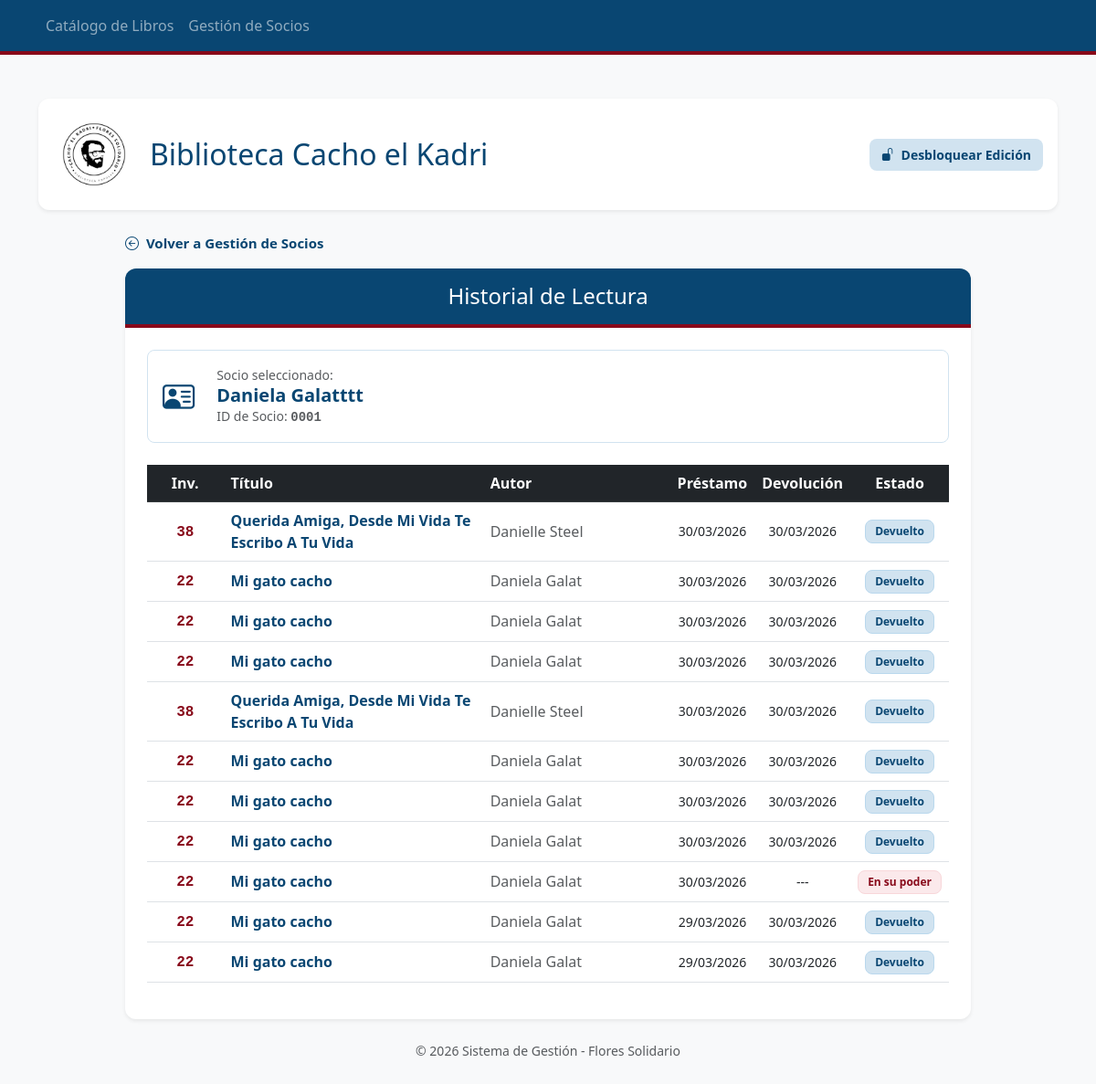
Before: /historial_socio/1 with the older database file.
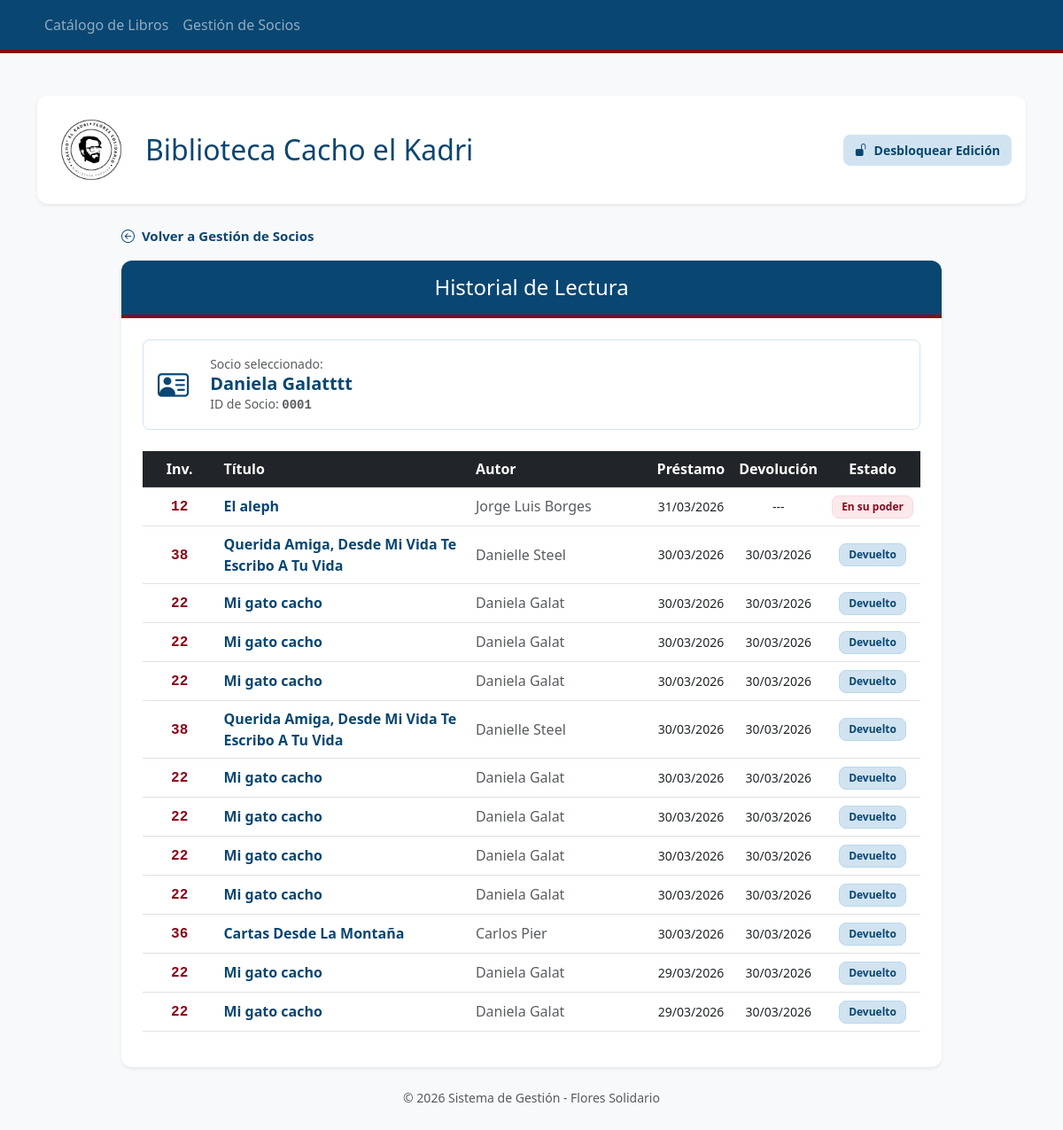
After: the same page with the newer database file.
### tables this page shows
CREATE TABLE Socios (
            id_socio INTEGER PRIMARY KEY AUTOINCREMENT,
            nombre_completo TEXT NOT NULL,
            telefono TEXT NOT NULL
        );

CREATE TABLE Prestamos (
            id_prestamo INTEGER PRIMARY KEY AUTOINCREMENT,
            id_socio INTEGER,
            nro_inventario INTEGER,
            fecha_prestamo DATE,
            fecha_devolucion DATE,
            FOREIGN KEY (id_socio) REFERENCES Socios (id_socio),
            FOREIGN KEY (nro_inventario) REFERENCES Ejemplares (nro_inventario)
        );

CREATE TABLE Obras (
            mfn INTEGER PRIMARY KEY AUTOINCREMENT,
            titulo TEXT NOT NULL,
            autor TEXT NOT NULL,
            editorial TEXT,
            anio TEXT
        );

### app.py (the view)
@app.route('/historial_socio/<int:id_socio>')
def historial_socio(id_socio):
    conexion = sqlite3.connect("biblioteca.db")
    cursor = conexion.cursor()
    cursor.execute("SELECT nombre_completo FROM Socios WHERE id_socio = ?", (id_socio,))
    nombre_socio = cursor.fetchone()[0]
    cursor.execute('''
        SELECT o.titulo, o.autor, p.fecha_prestamo, p.fecha_devolucion, p.nro_inventario
        FROM Prestamos p
        JOIN Ejemplares e ON p.nro_inventario = e.nro_inventario
        JOIN Obras o ON e.mfn_vinculado = o.mfn
        WHERE p.id_socio = ?
        ORDER BY p.fecha_prestamo DESC
    ''', (id_socio,))
    historial = cursor.fetchall()
    conexion.close()
    return render_template('historial_socio.html',
                           nombre=nombre_socio,
                           historial=historial,
                           id_s=id_socio)

### templates/historial_socio.html (shortened to what this page needs)
{% extends 'layout.html' %}
{% block content %}
<div class="row justify-content-center mb-5">
    <div class="col-lg-10">
        <div class="mb-3">
            <a href="/socios" style="color: #094672; text-decoration: none; font-weight: bold; font-size: 15px; transition: all 0.2s;">
                <i class="bi bi-arrow-left-circle me-1"></i> Volver a Gestión de Socios
            </a>
        </div>
        <div class="card shadow-sm border-0" style="border-radius: 12px; overflow: hidden;">
            <div class="card-header text-white text-center py-3" style="background-color: #094672; border-bottom: 4px solid #88091a;">
                <h4 class="mb-0 font-weight-bold">Historial de Lectura</h4>
            </div>
            <div class="card-body p-4">
                <div class="mb-4 p-3 bg-white border rounded-3" style="border-color: #d1e3f0 !important;">
                    <div class="row align-items-center">
                        <div class="col-auto">
                            <i class="bi bi-person-vcard" style="font-size: 2.2rem; color: #094672;"></i>
                        </div>
                        <div class="col">
                            <p class="mb-0 small text-muted">Socio seleccionado:</p>
                            <h5 class="mb-0" style="color: #094672; font-weight: bold;">{{ nombre }}</h5>
                            <p class="mb-0 text-muted small">ID de Socio: <span style="font-family: monospace; font-weight: bold;">{{ "%04d" | format(id_s) }}</span></p>
                        </div>
                    </div>
                </div>
                <div class="table-responsive">
                    <table class="table table-hover align-middle">
                        <thead class="table-dark" style="background-color: #094672 !important;">
                            <tr class="text-center">
                                <th style="width: 10%;">Inv.</th>
                                <th class="text-start" style="width: 35%;">Título</th>
                                <th class="text-start" style="width: 25%;">Autor</th>
                                <th>Préstamo</th>
                                <th>Devolución</th>
                                <th>Estado</th>
                            </tr>
                        </thead>
                        <tbody>
                            {% for registro in historial %}
                            <tr class="text-center">
                                <td><span style="font-family: monospace; font-weight: bold; color: #88091a;">{{ registro[4] }}</span></td>
                                <td class="text-start fw-bold" style="color: #094672;">{{ registro[0] }}</td>
                                <td class="text-start text-muted">{{ registro[1] }}</td>
                                <td class="small">{{ registro[2] }}</td>
                                <td class="small">{{ registro[3] if registro[3] else "---" }}</td>
                                <td>
                                    {% if registro[3] %}
                                        <span class="badge" style="background-color: #d1e3f0; color: #094672; border-radius: 8px; padding: 6px 10px; font-weight: bold; border: 1px solid #b9d8ed;">Devuelto</span>
                                    {% else %}
                                        <span class="badge" style="background-color: #fbe9eb; color: #88091a; border-radius: 8px; padding: 6px 10px; font-weight: bold; border: 1px solid #f8d7da;">En su poder</span>
                                    {% endif %}
                                </td>
                            </tr>
                            {% endfor %}
                        </tbody>
                    </table>
                </div>
            </div>
        </div>
        <p class="text-center mt-4 mb-2 text-muted small">
            © 2026 Sistema de Gestión - Flores Solidario
        </p>
    </div>
</div>
{% endblock %}

### templates/layout.html (shortened to what this page needs)
<!DOCTYPE html>
<html lang="es">
<head>
    <link href="https://cdn.jsdelivr.net/npm/bootstrap@5.3.0/dist/css/bootstrap.min.css" rel="stylesheet">
    <link rel="stylesheet" href="https://cdn.jsdelivr.net/npm/bootstrap-icons@1.11.3/font/bootstrap-icons.min.css">
</head>
<body class="bg-light">
    <nav class="navbar navbar-expand-lg navbar-dark bg-dark">
        <div class="container">
            <div class="collapse navbar-collapse" id="navbarNav">
                <ul class="navbar-nav">
                    <li class="nav-item">
                        <a class="nav-link" href="/">Catálogo de Libros</a>
                    </li>
                    <li class="nav-item">
                        <a class="nav-link" href="/socios">Gestión de Socios</a>
                    </li>
                </ul>
            </div>
        </div>
    </nav>
    <div class="container mt-5">
        <div class="mb-4 py-3 px-3 bg-white rounded shadow-sm border-0" style="border-radius: 12px !important;">
            <div class="row align-items-center text-center text-md-start">
                <div class="col-12 col-md d-flex flex-column flex-md-row align-items-center mb-3 mb-md-0">
                    <img src="{{ url_for('static', filename='img/logo.png') }}" alt="Logo Flores Solidario" class="me-md-3 mb-2 mb-md-0" style="height: 90px; width: auto; object-fit: contain;">
                    <h1 class="h2 m-0">Biblioteca Cacho el Kadri</h1>
                </div>
                {% block header_admin_zone %}
                <div class="col-12 col-md-auto text-center text-md-end">
                    {% if session.get('admin') %}
                        <div class="d-flex flex-column flex-md-row align-items-center justify-content-center justify-content-md-end">
                            <span class="mb-2 mb-md-0 me-md-3" style="color: #094672; font-weight: bold; font-size: 14px;">
                                <i class="bi bi-person-check-fill me-1"></i> Modo Edición Activado
                            </span>
                            <a href="/logout" class="btn btn-outline-secondary btn-sm">
                                <i class="bi bi-box-arrow-right me-1"></i> Cerrar Sesión
                            </a>
                        </div>
                    {% else %}
                        <a href="/login" class="btn btn-outline-warning btn-sm">
                            <i class="bi bi-unlock-fill me-1"></i> Desbloquear Edición
                        </a>
                    {% endif %}
                </div>
                {% endblock header_admin_zone %}
            </div>
        </div>
        {% block content %}{% endblock %}
    </div>
</body>
</html>

### templates/layout.html (style rules this page uses)
body { background-color: #f4f7f9 !important; }
.bg-dark { background-color: #094672 !important; border-bottom: 4px solid #88091a; }
h1, h2, h5, .card-title { color: #094672 !important; font-weight: 700; }
.btn-primary, .btn-danger, .btn-success, .btn-info, .btn-warning, .btn-style-mfn, .btn-outline-secondary, .btn-outline-warning { border-radius: 8px !important; font-weight: bold !important; font-size: 14px !important; text-decoration: none !important; display: inline-block !important; padding: 6px 12px !important; vertical-align: middle !important; margin: 0 !important; border: 1px solid transparent !important; transition: all 0.2s; }
.btn-success, .btn-info, .btn-warning, .btn-style-mfn, .btn-outline-warning { background-color: #d1e3f0 !important; color: #094672 !important; }
table td { vertical-align: middle !important; }

Changed rows visible on the page:
added Prestamos: nro_inventario "12", titulo "El aleph", autor "Jorge Luis Borges", fecha_prestamo "31/03/2026", registro "---", shows "En su poder"
changed Prestamos (number 10 of 13 on the later page): fecha_devolucion "---" → "30/03/2026"; now shows "Devuelto"; no longer shows "En su poder"
added Prestamos: nro_inventario "36", titulo "Cartas Desde La Montaña", autor "Carlos Pier", fecha_prestamo "30/03/2026", fecha_devolucion "30/03/2026", shows "Devuelto"
